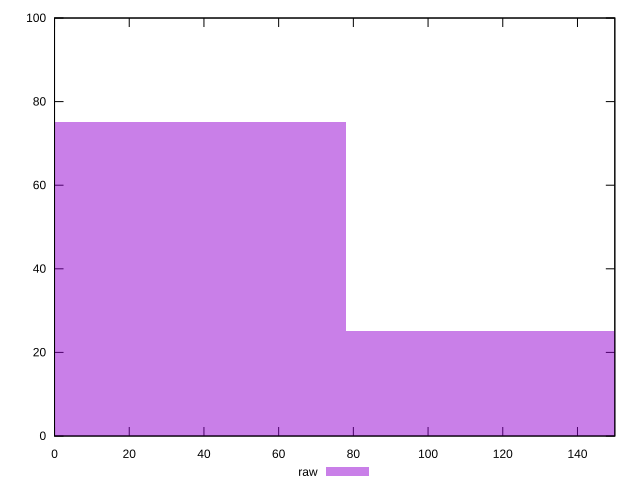

Write the gnuplot code that produced this figure.
reset

$raw <<EOF
0 75
156.27422556382967 25
EOF

set key outside below
set boxwidth 156.27422556382967
set xrange [0:150]
set yrange [0:100]
set trange [0:100]
set style fill transparent solid 0.5 noborder
set terminal svg size 640, 490 enhanced background rgb 'white'
set output "report_00021_2021-02-20T09:16:39.615Z/uses-webp-images/samples/pages+cached+noadtech+nomedia+nocss/raw/histogram.svg"

plot $raw title "raw" with boxes

reset
